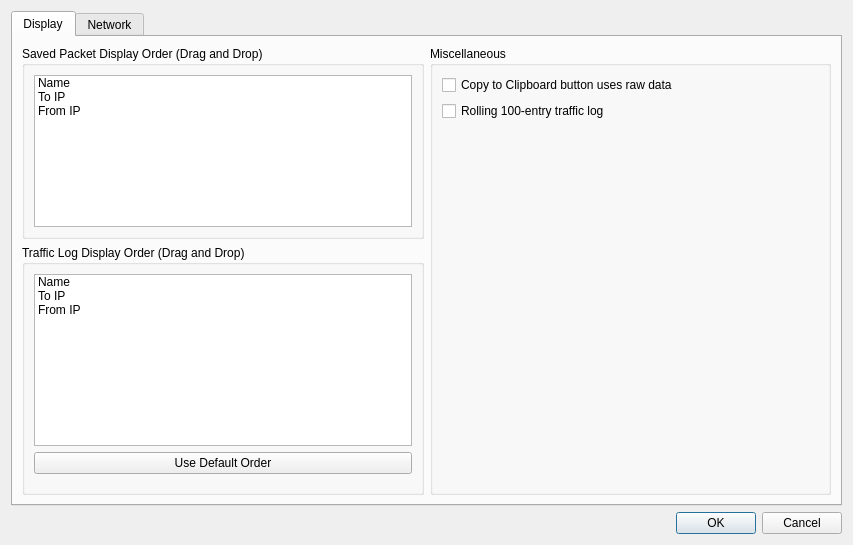
<?xml version="1.0" encoding="UTF-8"?>
<ui version="4.0">
 <class>Settings</class>
 <widget class="QDialog" name="Settings">
  <property name="geometry">
   <rect>
    <x>0</x>
    <y>0</y>
    <width>853</width>
    <height>545</height>
   </rect>
  </property>
  <property name="windowTitle">
   <string>Dialog</string>
  </property>
  <layout class="QVBoxLayout" name="verticalLayout">
   <item>
    <widget class="QTabWidget" name="settingsTabWidget">
     <property name="currentIndex">
      <number>0</number>
     </property>
     <widget class="QWidget" name="tab_3">
      <attribute name="title">
       <string>Display</string>
      </attribute>
      <layout class="QHBoxLayout" name="horizontalLayout_4">
       <item>
        <layout class="QVBoxLayout" name="verticalLayout_14">
         <item>
          <widget class="QGroupBox" name="displayGroupBox">
           <property name="title">
            <string>Saved Packet Display Order (Drag and Drop)</string>
           </property>
           <layout class="QVBoxLayout" name="verticalLayout_17">
            <item>
             <widget class="QListWidget" name="displayOrderList">
              <item>
               <property name="text">
                <string>Name</string>
               </property>
              </item>
              <item>
               <property name="text">
                <string>To IP</string>
               </property>
              </item>
              <item>
               <property name="text">
                <string>From IP</string>
               </property>
              </item>
             </widget>
            </item>
           </layout>
          </widget>
         </item>
         <item>
          <widget class="QGroupBox" name="displayGroupBoxTraffic">
           <property name="title">
            <string>Traffic Log Display Order (Drag and Drop)</string>
           </property>
           <layout class="QVBoxLayout" name="verticalLayout_15">
            <item>
             <widget class="QListWidget" name="displayOrderListTraffic">
              <item>
               <property name="text">
                <string>Name</string>
               </property>
              </item>
              <item>
               <property name="text">
                <string>To IP</string>
               </property>
              </item>
              <item>
               <property name="text">
                <string>From IP</string>
               </property>
              </item>
             </widget>
            </item>
            <item>
             <widget class="QPushButton" name="defaultDisplayButton">
              <property name="text">
               <string>Use Default Order</string>
              </property>
             </widget>
            </item>
            <item>
             <spacer name="verticalSpacer_4">
              <property name="orientation">
               <enum>Qt::Vertical</enum>
              </property>
              <property name="sizeHint" stdset="0">
               <size>
                <width>20</width>
                <height>28</height>
               </size>
              </property>
             </spacer>
            </item>
           </layout>
          </widget>
         </item>
        </layout>
       </item>
       <item>
        <widget class="QGroupBox" name="miscGroupBox">
         <property name="title">
          <string>Miscellaneous</string>
         </property>
         <layout class="QVBoxLayout" name="verticalLayout_18">
          <item>
           <widget class="QCheckBox" name="copyUnformattedCheck">
            <property name="text">
             <string>Copy to Clipboard button uses raw data</string>
            </property>
           </widget>
          </item>
          <item>
           <widget class="QCheckBox" name="rolling500entryCheck">
            <property name="text">
             <string>Rolling 100-entry traffic log</string>
            </property>
           </widget>
          </item>
          <item>
           <spacer name="verticalSpacer_6">
            <property name="orientation">
             <enum>Qt::Vertical</enum>
            </property>
            <property name="sizeHint" stdset="0">
             <size>
              <width>20</width>
              <height>200</height>
             </size>
            </property>
           </spacer>
          </item>
          <item>
           <spacer name="horizontalSpacer_8">
            <property name="orientation">
             <enum>Qt::Horizontal</enum>
            </property>
            <property name="sizeHint" stdset="0">
             <size>
              <width>40</width>
              <height>20</height>
             </size>
            </property>
           </spacer>
          </item>
         </layout>
        </widget>
       </item>
      </layout>
     </widget>
     <widget class="QWidget" name="tab_2">
      <attribute name="title">
       <string>Network</string>
      </attribute>
      <layout class="QHBoxLayout" name="horizontalLayout_3">
       <item>
        <widget class="QGroupBox" name="groupBox">
         <property name="title">
          <string>Basic</string>
         </property>
         <layout class="QVBoxLayout" name="verticalLayout_4">
          <item>
           <widget class="QCheckBox" name="udpServerEnableCheck">
            <property name="text">
             <string>Enable UDP Server</string>
            </property>
           </widget>
          </item>
          <item>
           <layout class="QHBoxLayout" name="horizontalLayout_5">
            <item>
             <widget class="QLabel" name="udpServerLabel">
              <property name="text">
               <string>UDP Server Port</string>
              </property>
             </widget>
            </item>
            <item>
             <widget class="QLineEdit" name="udpServerPortEdit">
              <property name="text">
               <string>55005</string>
              </property>
             </widget>
            </item>
           </layout>
          </item>
          <item>
           <widget class="QCheckBox" name="tcpServerEnableCheck">
            <property name="text">
             <string>Enable TCP Server</string>
            </property>
           </widget>
          </item>
          <item>
           <layout class="QHBoxLayout" name="horizontalLayout_6">
            <item>
             <widget class="QLabel" name="tcpServerLabel">
              <property name="text">
               <string>TCP Server Port</string>
              </property>
             </widget>
            </item>
            <item>
             <widget class="QLineEdit" name="tcpServerPortEdit">
              <property name="text">
               <string>55006</string>
              </property>
             </widget>
            </item>
           </layout>
          </item>
          <item>
           <widget class="QCheckBox" name="sendResponseSettingsCheck">
            <property name="text">
             <string>Send a Response</string>
            </property>
           </widget>
          </item>
          <item>
           <layout class="QHBoxLayout" name="horizontalLayout_7">
            <item>
             <widget class="QLabel" name="label_3">
              <property name="text">
               <string>Response Data</string>
              </property>
             </widget>
            </item>
            <item>
             <widget class="QComboBox" name="responsePacketBox"/>
            </item>
           </layout>
          </item>
          <item>
           <layout class="QHBoxLayout" name="horizontalLayout_12">
            <item>
             <widget class="QLabel" name="label_6">
              <property name="text">
               <string>ASCII</string>
              </property>
             </widget>
            </item>
            <item>
             <widget class="QLineEdit" name="asciiResponseEdit"/>
            </item>
           </layout>
          </item>
          <item>
           <layout class="QHBoxLayout" name="horizontalLayout_10">
            <item>
             <widget class="QLabel" name="label_5">
              <property name="text">
               <string>HEX</string>
              </property>
             </widget>
            </item>
            <item>
             <widget class="QLineEdit" name="hexResponseEdit"/>
            </item>
           </layout>
          </item>
          <item>
           <spacer name="verticalSpacer_5">
            <property name="orientation">
             <enum>Qt::Vertical</enum>
            </property>
            <property name="sizeHint" stdset="0">
             <size>
              <width>20</width>
              <height>40</height>
             </size>
            </property>
           </spacer>
          </item>
         </layout>
        </widget>
       </item>
       <item>
        <widget class="QGroupBox" name="groupBox_4">
         <property name="title">
          <string>Advanced TCP</string>
         </property>
         <layout class="QVBoxLayout" name="verticalLayout_20">
          <item>
           <widget class="QCheckBox" name="attemptReceiveCheck">
            <property name="text">
             <string>Attempt Receive Before Send</string>
            </property>
           </widget>
          </item>
          <item>
           <widget class="QCheckBox" name="delayAfterConnectCheck">
            <property name="text">
             <string>500 ms delay after connect (slow devices)</string>
            </property>
           </widget>
          </item>
          <item>
           <widget class="QCheckBox" name="persistentConnectCheck">
            <property name="text">
             <string>Persistent Connections</string>
            </property>
           </widget>
          </item>
          <item>
           <spacer name="verticalSpacer_8">
            <property name="orientation">
             <enum>Qt::Vertical</enum>
            </property>
            <property name="sizeHint" stdset="0">
             <size>
              <width>20</width>
              <height>228</height>
             </size>
            </property>
           </spacer>
          </item>
          <item>
           <spacer name="horizontalSpacer_9">
            <property name="orientation">
             <enum>Qt::Horizontal</enum>
            </property>
            <property name="sizeHint" stdset="0">
             <size>
              <width>40</width>
              <height>20</height>
             </size>
            </property>
           </spacer>
          </item>
         </layout>
        </widget>
       </item>
      </layout>
     </widget>
    </widget>
   </item>
   <item>
    <widget class="QDialogButtonBox" name="buttonBox">
     <property name="orientation">
      <enum>Qt::Horizontal</enum>
     </property>
     <property name="standardButtons">
      <set>QDialogButtonBox::Cancel|QDialogButtonBox::Ok</set>
     </property>
    </widget>
   </item>
  </layout>
 </widget>
 <resources/>
 <connections>
  <connection>
   <sender>buttonBox</sender>
   <signal>accepted()</signal>
   <receiver>Settings</receiver>
   <slot>accept()</slot>
   <hints>
    <hint type="sourcelabel">
     <x>248</x>
     <y>254</y>
    </hint>
    <hint type="destinationlabel">
     <x>157</x>
     <y>274</y>
    </hint>
   </hints>
  </connection>
  <connection>
   <sender>buttonBox</sender>
   <signal>rejected()</signal>
   <receiver>Settings</receiver>
   <slot>reject()</slot>
   <hints>
    <hint type="sourcelabel">
     <x>316</x>
     <y>260</y>
    </hint>
    <hint type="destinationlabel">
     <x>286</x>
     <y>274</y>
    </hint>
   </hints>
  </connection>
 </connections>
</ui>
